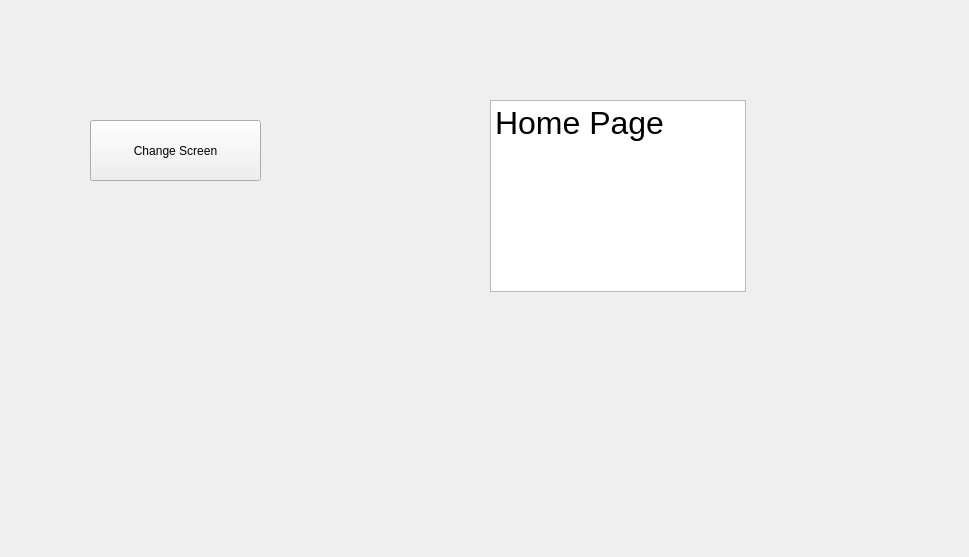
<?xml version="1.0" encoding="UTF-8"?>
<ui version="4.0">
 <class>HomePage</class>
 <widget class="QWidget" name="HomePage">
  <property name="geometry">
   <rect>
    <x>0</x>
    <y>0</y>
    <width>969</width>
    <height>557</height>
   </rect>
  </property>
  <property name="windowTitle">
   <string>Form</string>
  </property>
  <widget class="QPushButton" name="changeScreenButton">
   <property name="geometry">
    <rect>
     <x>90</x>
     <y>120</y>
     <width>171</width>
     <height>61</height>
    </rect>
   </property>
   <property name="text">
    <string>Change Screen</string>
   </property>
  </widget>
  <widget class="QTextBrowser" name="textBrowser">
   <property name="geometry">
    <rect>
     <x>490</x>
     <y>100</y>
     <width>256</width>
     <height>192</height>
    </rect>
   </property>
   <property name="html">
    <string>&lt;!DOCTYPE HTML PUBLIC &quot;-//W3C//DTD HTML 4.0//EN&quot; &quot;http://www.w3.org/TR/REC-html40/strict.dtd&quot;&gt;
&lt;html&gt;&lt;head&gt;&lt;meta name=&quot;qrichtext&quot; content=&quot;1&quot; /&gt;&lt;meta charset=&quot;utf-8&quot; /&gt;&lt;style type=&quot;text/css&quot;&gt;
p, li { white-space: pre-wrap; }
hr { height: 1px; border-width: 0; }
li.unchecked::marker { content: &quot;\2610&quot;; }
li.checked::marker { content: &quot;\2612&quot;; }
&lt;/style&gt;&lt;/head&gt;&lt;body style=&quot; font-family:'Segoe UI'; font-size:9pt; font-weight:400; font-style:normal;&quot;&gt;
&lt;p style=&quot; margin-top:0px; margin-bottom:0px; margin-left:0px; margin-right:0px; -qt-block-indent:0; text-indent:0px;&quot;&gt;&lt;span style=&quot; font-size:24pt;&quot;&gt;Home Page&lt;/span&gt;&lt;/p&gt;&lt;/body&gt;&lt;/html&gt;</string>
   </property>
  </widget>
 </widget>
 <resources/>
 <connections/>
</ui>
